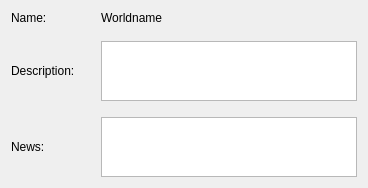
                 <widget class="QWidget" name="tab_worldinfo">
                  <attribute name="title">
                   <string>Info</string>
                  </attribute>
                  <layout class="QGridLayout" name="gridLayout">
                   <item row="0" column="0">
                    <widget class="QLabel" name="label_worldname_t">
                     <property name="text">
                      <string>Name:</string>
                     </property>
                    </widget>
                   </item>
                   <item row="0" column="2">
                    <widget class="QLabel" name="label_worldname">
                     <property name="text">
                      <string>Worldname</string>
                     </property>
                    </widget>
                   </item>
                   <item row="1" column="2">
                    <spacer name="verticalSpacer">
                     <property name="orientation">
                      <enum>Qt::Vertical</enum>
                     </property>
                     <property name="sizeType">
                      <enum>QSizePolicy::Fixed</enum>
                     </property>
                     <property name="sizeHint" stdset="0">
                      <size>
                       <width>20</width>
                       <height>10</height>
                      </size>
                     </property>
                    </spacer>
                   </item>
                   <item row="2" column="0">
                    <widget class="QLabel" name="label_world_description_t">
                     <property name="text">
                      <string>Description:</string>
                     </property>
                    </widget>
                   </item>
                   <item row="2" column="1">
                    <spacer name="horizontalSpacer">
                     <property name="orientation">
                      <enum>Qt::Horizontal</enum>
                     </property>
                     <property name="sizeType">
                      <enum>QSizePolicy::Fixed</enum>
                     </property>
                     <property name="sizeHint" stdset="0">
                      <size>
                       <width>20</width>
                       <height>20</height>
                      </size>
                     </property>
                    </spacer>
                   </item>
                   <item row="2" column="2">
                    <widget class="QTextEdit" name="textEdit_worlddescription">
                     <property name="maximumSize">
                      <size>
                       <width>16777215</width>
                       <height>60</height>
                      </size>
                     </property>
                    </widget>
                   </item>
                   <item row="4" column="0">
                    <widget class="QLabel" name="label_world_news_t">
                     <property name="text">
                      <string>News:</string>
                     </property>
                    </widget>
                   </item>
                   <item row="4" column="2">
                    <widget class="QTextEdit" name="textEdit_worldnews">
                     <property name="maximumSize">
                      <size>
                       <width>16777215</width>
                       <height>60</height>
                      </size>
                     </property>
                    </widget>
                   </item>
                   <item row="3" column="2">
                    <spacer name="verticalSpacer_4">
                     <property name="orientation">
                      <enum>Qt::Vertical</enum>
                     </property>
                     <property name="sizeType">
                      <enum>QSizePolicy::Fixed</enum>
                     </property>
                     <property name="sizeHint" stdset="0">
                      <size>
                       <width>20</width>
                       <height>10</height>
                      </size>
                     </property>
                    </spacer>
                   </item>
                  </layout>
                 </widget>
